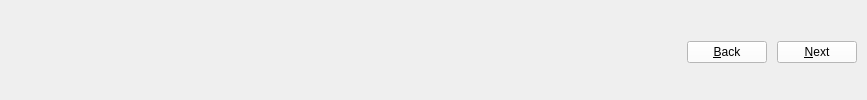
     <widget class="QWidget" name="footerWidget" native="true">
      <property name="sizePolicy">
       <sizepolicy hsizetype="Preferred" vsizetype="Fixed">
        <horstretch>0</horstretch>
        <verstretch>0</verstretch>
       </sizepolicy>
      </property>
      <property name="autoFillBackground">
       <bool>false</bool>
      </property>
      <layout class="QHBoxLayout" name="horizontalLayout_2">
       <property name="spacing">
        <number>10</number>
       </property>
       <property name="leftMargin">
        <number>5</number>
       </property>
       <property name="topMargin">
        <number>10</number>
       </property>
       <property name="rightMargin">
        <number>10</number>
       </property>
       <property name="bottomMargin">
        <number>5</number>
       </property>
       <item>
        <widget class="QPushButton" name="helpButton">
         <property name="statusTip">
          <string>Display help for the current screen</string>
         </property>
         <property name="text">
          <string/>
         </property>
         <property name="icon">
          <iconset resource="pc-firstboot.qrc">
           <normaloff>:/modules/images/help-hint.png</normaloff>:/modules/images/help-hint.png</iconset>
         </property>
         <property name="iconSize">
          <size>
           <width>32</width>
           <height>32</height>
          </size>
         </property>
         <property name="flat">
          <bool>true</bool>
         </property>
        </widget>
       </item>
       <item>
        <widget class="QPushButton" name="pushTouchKeyboard">
         <property name="toolTip">
          <string/>
         </property>
         <property name="statusTip">
          <string>Launch the on-screen keyboard</string>
         </property>
         <property name="text">
          <string/>
         </property>
         <property name="icon">
          <iconset resource="pc-firstboot.qrc">
           <normaloff>:/TRUEOS/images/input-keyboard.png</normaloff>:/TRUEOS/images/input-keyboard.png</iconset>
         </property>
         <property name="iconSize">
          <size>
           <width>32</width>
           <height>32</height>
          </size>
         </property>
         <property name="flat">
          <bool>true</bool>
         </property>
        </widget>
       </item>
       <item>
        <widget class="QPushButton" name="pushChangeKeyLayout">
         <property name="toolTip">
          <string/>
         </property>
         <property name="statusTip">
          <string>Switch between US layout and user selected layout</string>
         </property>
         <property name="autoFillBackground">
          <bool>false</bool>
         </property>
         <property name="styleSheet">
          <string notr="true"/>
         </property>
         <property name="text">
          <string/>
         </property>
         <property name="icon">
          <iconset resource="pc-firstboot.qrc">
           <normaloff>:/modules/images/keyboard.png</normaloff>:/modules/images/keyboard.png</iconset>
         </property>
         <property name="iconSize">
          <size>
           <width>32</width>
           <height>32</height>
          </size>
         </property>
         <property name="autoDefault">
          <bool>false</bool>
         </property>
         <property name="default">
          <bool>false</bool>
         </property>
         <property name="flat">
          <bool>true</bool>
         </property>
        </widget>
       </item>
       <item>
        <spacer name="horizontalSpacer">
         <property name="orientation">
          <enum>Qt::Horizontal</enum>
         </property>
         <property name="sizeHint" stdset="0">
          <size>
           <width>532</width>
           <height>20</height>
          </size>
         </property>
        </spacer>
       </item>
       <item>
        <widget class="QPushButton" name="backButton">
         <property name="styleSheet">
          <string notr="true">background-color: rgb(255, 255, 255);</string>
         </property>
         <property name="text">
          <string>&amp;Back</string>
         </property>
         <property name="iconSize">
          <size>
           <width>20</width>
           <height>20</height>
          </size>
         </property>
        </widget>
       </item>
       <item>
        <widget class="QPushButton" name="nextButton">
         <property name="styleSheet">
          <string notr="true">background-color: rgb(255, 255, 255);</string>
         </property>
         <property name="text">
          <string>&amp;Next</string>
         </property>
         <property name="iconSize">
          <size>
           <width>20</width>
           <height>20</height>
          </size>
         </property>
        </widget>
       </item>
      </layout>
     </widget>
